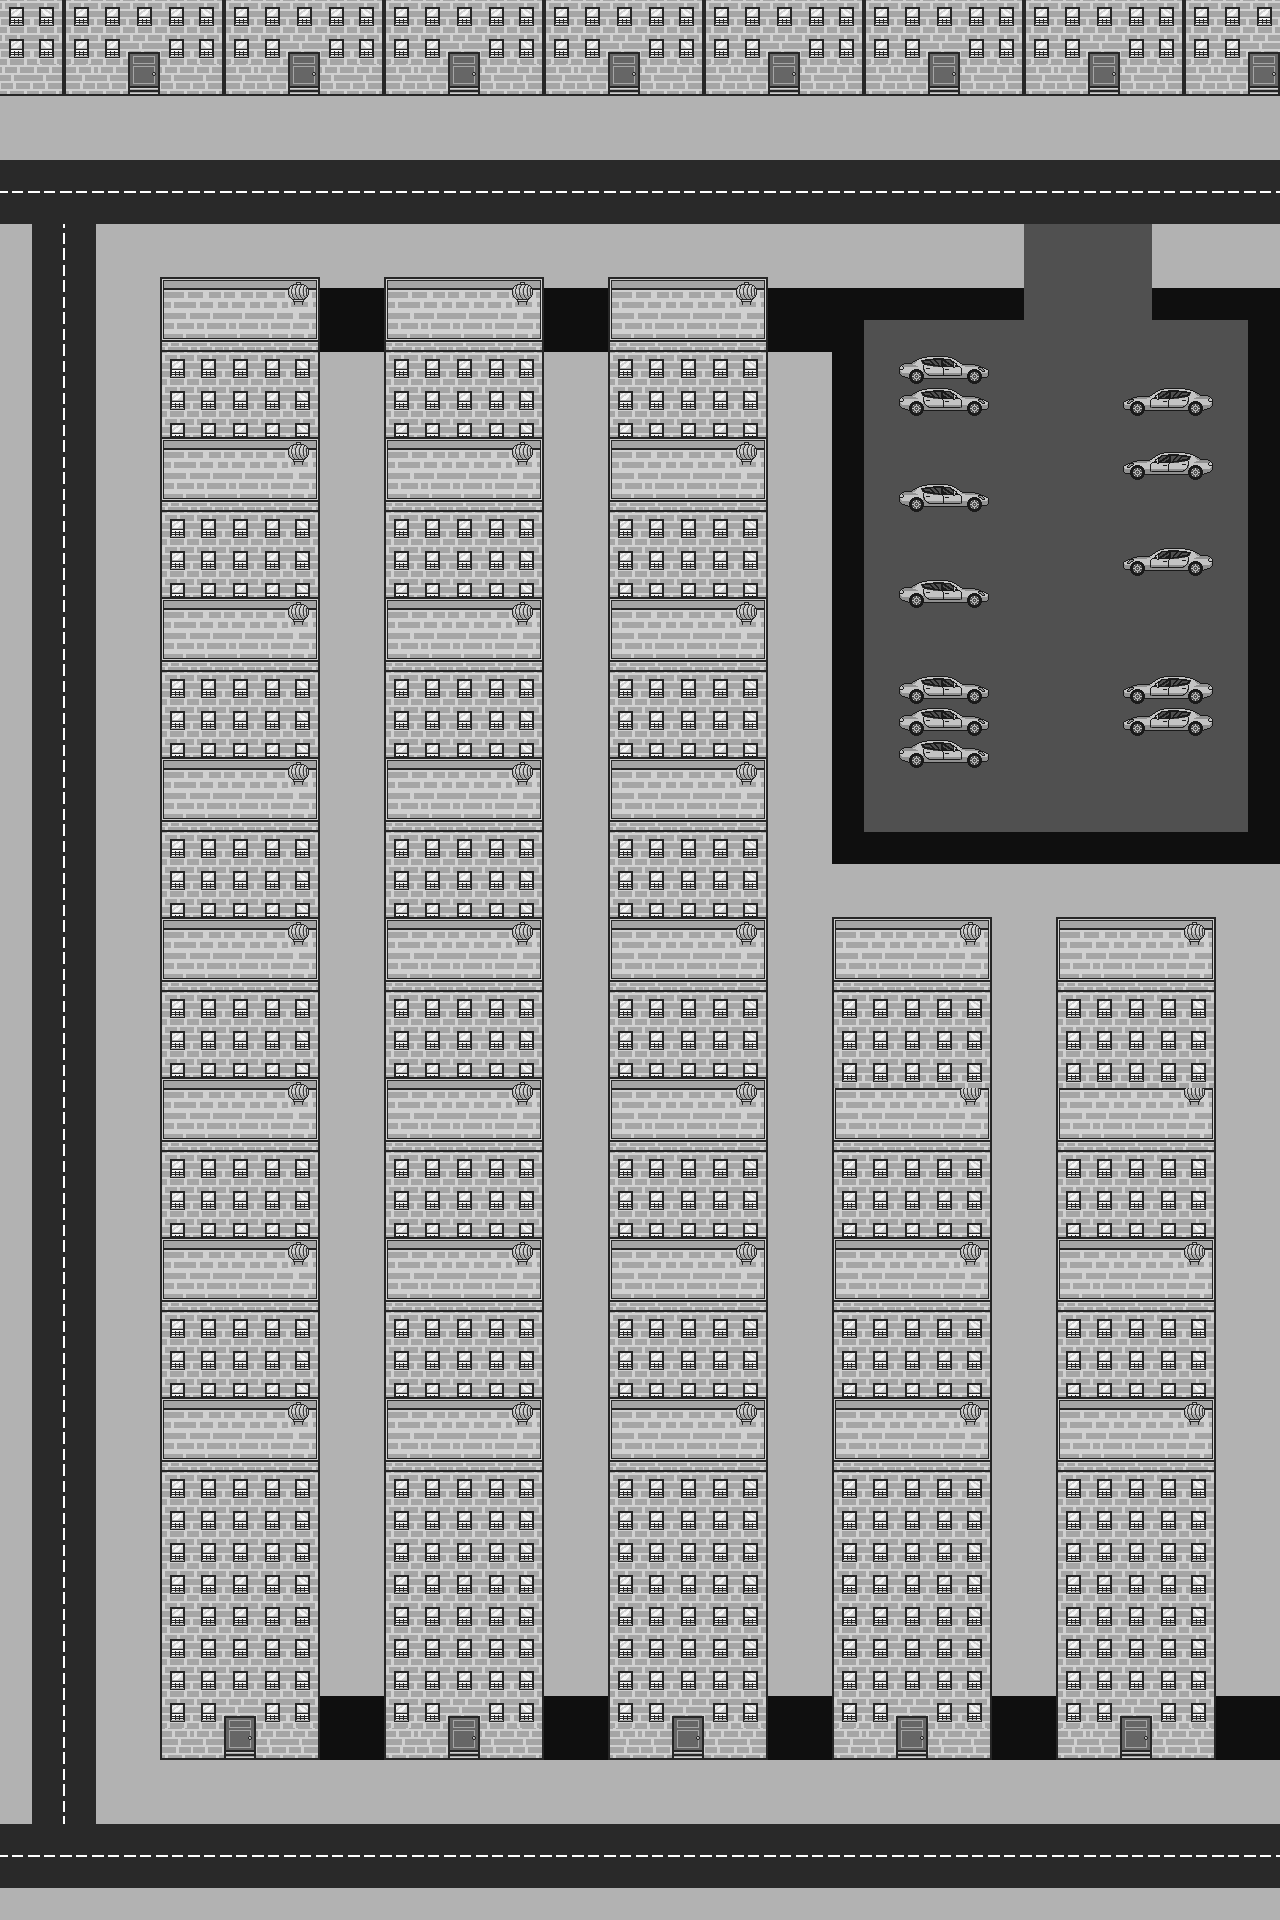

This game map was drawn from its Tiled (.tmx) file and the tilesets committed beside it. A one-line description and the trimmed map source follow:
An orthogonal 40x60 tile map with 32x32 px tiles, 3 tile layers (Below, World, Above) and 42 objects (36x Car, 5x Door--city, Spawn).

<map version="1.2" tiledversion="1.2.1" orientation="orthogonal" renderorder="right-down" width="40" height="60" tilewidth="32" tileheight="32" infinite="0" nextlayerid="12" nextobjectid="46">
 <tileset firstgid="1" name="map_city_tileset" tilewidth="32" tileheight="32" tilecount="36" columns="4">
  <image source="../tilesets/map_city.png" width="128" height="288" />
  <tile id="0">
   <properties>
    <property name="collides" type="bool" value="false" />
   </properties>
  </tile>
  <tile id="1">
   <properties>
    <property name="collides" type="bool" value="false" />
   </properties>
  </tile>
  <tile id="2">
   <properties>
    <property name="collides" type="bool" value="false" />
   </properties>
  </tile>
  <tile id="3">
   <properties>
    <property name="collides" type="bool" value="false" />
   </properties>
  </tile>
  <tile id="4">
   <properties>
    <property name="collides" type="bool" value="true" />
   </properties>
  </tile>
  <tile id="5">
   <properties>
    <property name="collides" type="bool" value="true" />
   </properties>
  </tile>
  <tile id="6">
   <properties>
    <property name="collides" type="bool" value="true" />
   </properties>
  </tile>
  <tile id="7">
   <properties>
    <property name="collides" type="bool" value="true" />
   </properties>
  </tile>
  <tile id="8">
   <properties>
    <property name="collides" type="bool" value="true" />
   </properties>
  </tile>
  <tile id="9">
   <properties>
    <property name="collides" type="bool" value="true" />
   </properties>
  </tile>
  <tile id="10">
   <properties>
    <property name="collides" type="bool" value="true" />
   </properties>
  </tile>
  <tile id="11">
   <properties>
    <property name="collides" type="bool" value="true" />
   </properties>
  </tile>
  <tile id="12">
   <properties>
    <property name="collides" type="bool" value="true" />
   </properties>
  </tile>
  <tile id="13">
   <properties>
    <property name="collides" type="bool" value="true" />
   </properties>
  </tile>
  <tile id="14">
   <properties>
    <property name="collides" type="bool" value="true" />
   </properties>
  </tile>
  <tile id="15">
   <properties>
    <property name="collides" type="bool" value="true" />
   </properties>
  </tile>
  <tile id="16">
   <properties>
    <property name="collides" type="bool" value="true" />
   </properties>
  </tile>
  <tile id="17">
   <properties>
    <property name="collides" type="bool" value="true" />
   </properties>
  </tile>
  <tile id="18">
   <properties>
    <property name="collides" type="bool" value="true" />
   </properties>
  </tile>
  <tile id="19">
   <properties>
    <property name="collides" type="bool" value="true" />
   </properties>
  </tile>
  <tile id="20">
   <properties>
    <property name="collides" type="bool" value="true" />
   </properties>
  </tile>
  <tile id="21">
   <properties>
    <property name="collides" type="bool" value="true" />
   </properties>
  </tile>
  <tile id="22">
   <properties>
    <property name="collides" type="bool" value="true" />
   </properties>
  </tile>
  <tile id="23">
   <properties>
    <property name="collides" type="bool" value="true" />
   </properties>
  </tile>
  <tile id="24">
   <properties>
    <property name="collides" type="bool" value="true" />
   </properties>
  </tile>
  <tile id="25">
   <properties>
    <property name="collides" type="bool" value="true" />
   </properties>
  </tile>
  <tile id="26">
   <properties>
    <property name="collides" type="bool" value="true" />
   </properties>
  </tile>
  <tile id="27">
   <properties>
    <property name="collides" type="bool" value="true" />
   </properties>
  </tile>
  <tile id="28">
   <properties>
    <property name="collides" type="bool" value="true" />
   </properties>
  </tile>
  <tile id="29">
   <properties>
    <property name="collides" type="bool" value="true" />
   </properties>
  </tile>
  <tile id="30">
   <properties>
    <property name="collides" type="bool" value="true" />
   </properties>
  </tile>
  <tile id="31">
   <properties>
    <property name="collides" type="bool" value="true" />
   </properties>
  </tile>
  <tile id="32">
   <properties>
    <property name="collides" type="bool" value="true" />
   </properties>
  </tile>
  <tile id="33">
   <properties>
    <property name="collides" type="bool" value="false" />
   </properties>
  </tile>
  <tile id="34">
   <properties>
    <property name="collides" type="bool" value="false" />
   </properties>
  </tile>
  <tile id="35">
   <properties>
    <property name="collides" type="bool" value="true" />
   </properties>
  </tile>
 </tileset>
 <layer id="7" name="Below" width="40" height="60">
  <data>[2400 cells, 2400 non-empty, 2 distinct tile ids]</data>
 </layer>
 <objectgroup id="11" name="Objects">
  <object id="1" name="Spawn" x="1184.33" y="1792" width="32" height="32" />
  <object id="2" name="Door--city" x="1120.33" y="1728" width="32" height="32" />
  <object id="3" name="Door--city" x="895.667" y="1726.67" width="32" height="32" />
  <object id="4" name="Door--city" x="672.333" y="1727.67" width="32" height="32" />
  <object id="5" name="Door--city" x="447.667" y="1727.33" width="32" height="32" />
  <object id="6" name="Door--city" x="224.333" y="1727.67" width="32" height="32" />
  <object id="7" name="Car" x="895.667" y="352" width="32" height="32" />
  <object id="8" name="Car" x="927.667" y="352" width="32" height="32" />
  <object id="9" name="Car" x="960" y="352" width="32" height="32" />
  <object id="10" name="Car" x="895.834" y="384" width="32" height="32" />
  <object id="11" name="Car" x="927.834" y="384" width="32" height="32" />
  <object id="12" name="Car" x="960.167" y="384" width="32" height="32" />
  <object id="13" name="Car" x="896.167" y="480.333" width="32" height="32" />
  <object id="14" name="Car" x="928.167" y="480.333" width="32" height="32" />
  <object id="15" name="Car" x="960.5" y="480.333" width="32" height="32" />
  <object id="16" name="Car" x="896.167" y="576.333" width="32" height="32" />
  <object id="17" name="Car" x="928.167" y="576.333" width="32" height="32" />
  <object id="18" name="Car" x="960.5" y="576.333" width="32" height="32" />
  <object id="19" name="Car" x="895.834" y="672.333" width="32" height="32" />
  <object id="20" name="Car" x="927.834" y="672.333" width="32" height="32" />
  <object id="21" name="Car" x="960.167" y="672.333" width="32" height="32" />
  <object id="22" name="Car" x="895.833" y="704.667" width="32" height="32" />
  <object id="23" name="Car" x="927.833" y="704.667" width="32" height="32" />
  <object id="24" name="Car" x="960.166" y="704.667" width="32" height="32" />
  <object id="28" name="Car" x="896.5" y="737" width="32" height="32" />
  <object id="29" name="Car" x="928.5" y="737" width="32" height="32" />
  <object id="30" name="Car" x="960.833" y="737" width="32" height="32" />
  <object id="31" name="Car" x="1120.83" y="384" width="32" height="32" />
  <object id="32" name="Car" x="1152.83" y="384" width="32" height="32" />
  <object id="33" name="Car" x="1185.17" y="384" width="32" height="32" />
  <object id="34" name="Car" x="1120.5" y="448.333" width="32" height="32" />
  <object id="35" name="Car" x="1152.5" y="448.333" width="32" height="32" />
  <object id="36" name="Car" x="1184.83" y="448.333" width="32" height="32" />
  <object id="37" name="Car" x="1120.5" y="544.333" width="32" height="32" />
  <object id="38" name="Car" x="1152.5" y="544.333" width="32" height="32" />
  <object id="39" name="Car" x="1184.83" y="544.333" width="32" height="32" />
  </objectgroup>
 <layer id="10" name="World" width="40" height="60">
  <data>[2400 cells, 1454 non-empty, 25 distinct tile ids]</data>
 </layer>
 <layer id="9" name="Above" width="40" height="60">
  <data>[2400 cells, 150 non-empty, 3 distinct tile ids]</data>
 </layer>
</map>
<!-- 6 of 42 objects omitted -->
